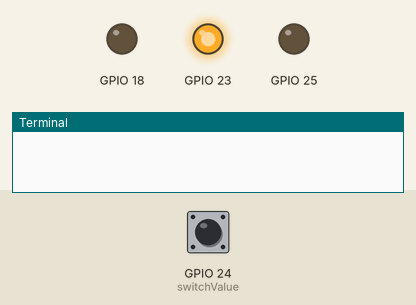
Simulated run of this program. Board: Raspberry Pi (BCM pin numbers). On the bench: output pins drawn as LEDs (lit = HIGH), the last lines printed to the terminal. The inputs (shaded band) are chosen by the test bench; at power-on: GPIO 24 (switchValue) HIGH.

Above: at 1.2 s.
1.3 s: GPIO 24 (switchValue) pulled LOW for 0.15 s
At 2.4 s:
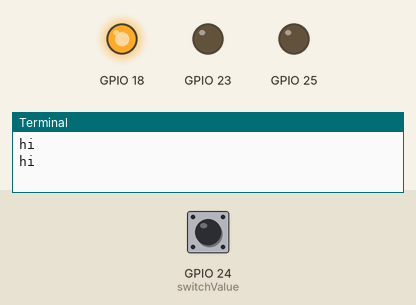
At 3.9 s:
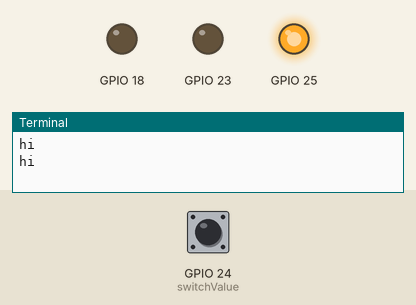
Timing chart, 0 to 10.4 s (numbered marks = the images above; inputs shaded):
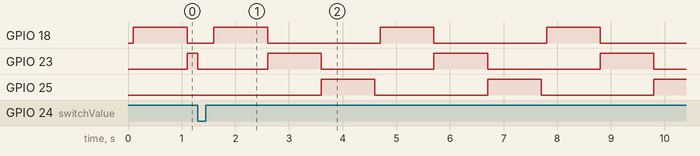

The program:

Button_Light.py
```python
import RPi.GPIO as GPIO
import time
import sys
GPIO.setmode(GPIO.BCM)
GPIO.setup(18, GPIO.OUT)
GPIO.setup(23, GPIO.OUT)
GPIO.setup(24, GPIO.IN, pull_up_down=GPIO.PUD_UP)
GPIO.setup(25, GPIO.OUT)
thing = True
def inputCheck(times):
	for n in range(times):
		if(GPIO.input(24) == False):
			break
		else:
			time.sleep(1.0/times)
try:
	while True:
		switchValue = GPIO.input(24)
		time.sleep(0.1)
		if(switchValue == True):
			GPIO.output(18, True)
			inputCheck(20)
			GPIO.output(18, False)
			GPIO.output(23, True)
			inputCheck(20)
			GPIO.output(23, False)
			GPIO.output(25, True)
			inputCheck(20)
			GPIO.output(25, False)
			thing = True
			count = 0
		else:
			print("hi")
			if(thing == False and count >20):
				GPIO.cleanup()
				sys.exit()
			elif(thing == False):
				count += 1
			else:
				thing = False
				count = 1
except KeyboardInterrupt:
	GPIO.cleanup()
```

Measured:
- by itself, GPIO 18, GPIO 25: alternates HIGH for 1.0 s and LOW for 2.1 s
- by itself, GPIO 23: repeats every 3.1 s: HIGH 1.0 s, LOW 2.1 s
